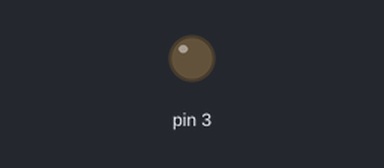
Recording of a sketch running on a simulated Arduino Uno, built with avr-gcc and run on an emulated ATmega328P. Parts: output pins drawn as LEDs (lit = HIGH).

Above: at 0.05 s.
At 2.0 s:
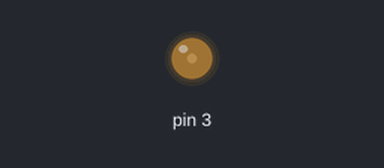
At 3.0 s:
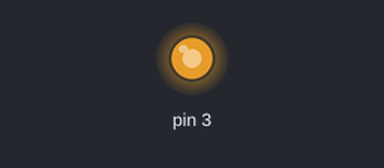
At 5.0 s:
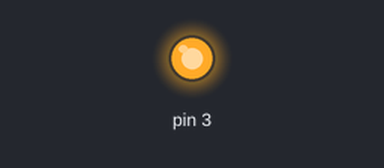
Timing chart, 0 to 6.5 s (numbered marks = the images above):
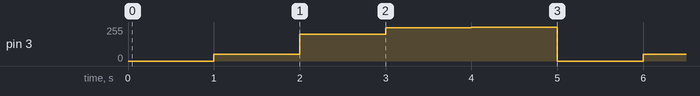

The sketch:

w6_1.ino
```cpp
void setup() {
  // put your setup code here, to run once:

}

void loop() {
  // put your main code here, to run repeatedly:
  analogWrite(3, 0); //duty cycle 0 to 255. conected to pin 3 which have pwm
  delay(1000);
  analogWrite(3, 50);
  delay(1000);
  analogWrite(3, 200);
  delay(1000);
  analogWrite(3, 250);
  delay(1000);
  analogWrite(3, 255);
  delay(1000);

}
```

Measured:
- by itself, pin 3: repeats every 5.0 s: 200/255 1.0 s, 250/255 1.0 s, 255/255 1.0 s, 0/255 1.0 s, 50/255 1.0 s
